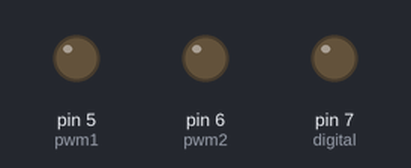
The program below on a simulated Arduino Uno, built with avr-gcc and run on an emulated ATmega328P. On the bench: output pins drawn as LEDs (lit = HIGH). What the program prints to the serial monitor is not drawn.

Above: at 0.05 s.
At 0.95 s:
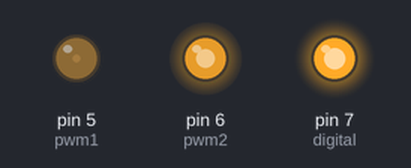
Timing chart, 0 to 3.5 s (numbered marks = the images above):
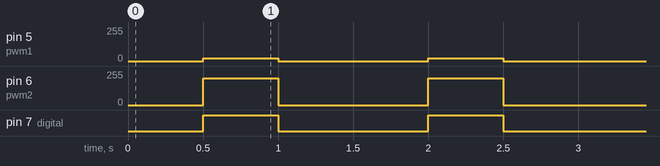

The program:

main.cpp
```cpp
/*
        _          _ ______ _____ _____
       (_)        | |  ____|  __ \_   _|
  _ __  ___  _____| | |__  | |  | || |
 | '_ \| \ \/ / _ \ |  __| | |  | || |
 | |_) | |>  <  __/ | |____| |__| || |_
 | .__/|_/_/\_\___|_|______|_____/_____|
 | |
 |_|

www.pixeledi.eu | https://linktr.ee/pixeledi
Hardwarekommunikation | V1.0 | 05.2023
*/

#include <Arduino.h>
const byte pwm1 = 5;
const byte pwm2 = 6;
const byte digital = 7;

void setup()
{
  Serial.begin(115200);
  pinMode(pwm1, OUTPUT);
  pinMode(pwm2, OUTPUT);
  pinMode(digital, OUTPUT);
  Serial.println("Setup finished");
}

void loop()
{
  delay(500);
  analogWrite(pwm1, 20);
  analogWrite(pwm2, 200);
  digitalWrite(digital, HIGH);
  delay(500);
  analogWrite(pwm1, 0);
  analogWrite(pwm2, 0);
  digitalWrite(digital, LOW);

  delay(500);
}
```

Measured:
- by itself, pin 5 (pwm1): alternates 20/255 for 0.50 s and 0/255 for 1.0 s
- by itself, pin 6 (pwm2): alternates 200/255 for 0.50 s and 0/255 for 1.0 s
- by itself, pin 7 (digital): alternates HIGH for 0.50 s and LOW for 1.0 s
